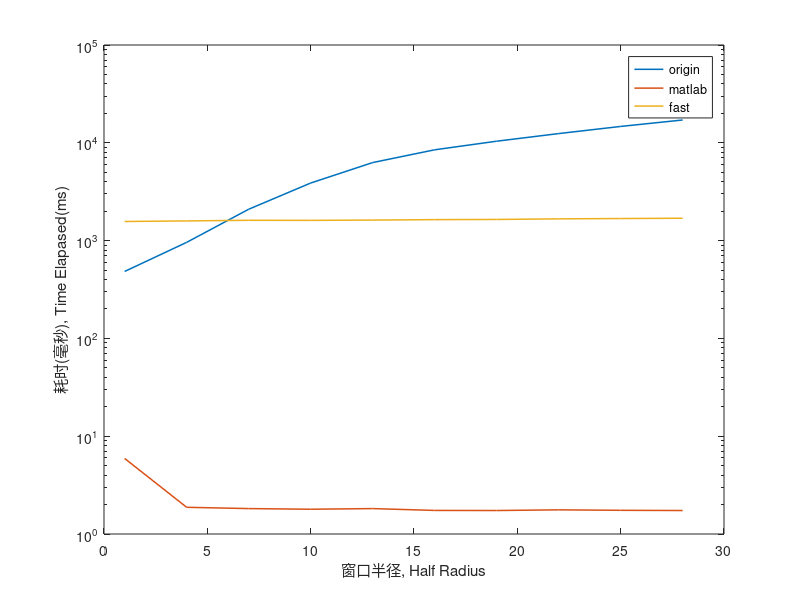

Write the MATLAB code that produced this figure. (Note: this script raises an error after producing the figure.)
close all; clear; clc;
addpath('../padding/');
addpath('../histogram/');

if ~exist('time_elapased.mat', 'file')
    im = imread('./src/lena.jpg');
    gray = rgb2gray(im);

    % time test
    num = 10;
    step = 3;
    radius = 1:step:30;
    run_times_origin = zeros(length(radius), 1);
    idx = 1;
    for r = radius
        time_start = tic;
        for i = 1:num
            filtered = medianFilter(gray, r);
        end
        time_elapased = toc(time_start);
        run_times_origin(idx) = time_elapased/num;
        idx = idx + 1;
    end
    run_times_matlab = zeros(length(radius), 1);
    idx = 1;
    for r = radius
        time_start = tic;
        for i = 1:num
            filtered = medfilt2(gray, [step*2+1, step*2+1], 'symmetric');
        end
        time_elapased = toc(time_start);
        run_times_matlab(idx) = time_elapased/num;
        idx = idx + 1;
    end
    run_times_fast = zeros(length(radius), 1);
    idx = 1;
    for r = radius
        time_start = tic;
        for i = 1:num
            filtered = medianFilterFast(gray, r);
        end
        time_elapased = toc(time_start);
        run_times_fast(idx) = time_elapased/num;
        idx = idx + 1;
    end
    save('time_elapased.mat', 'run_times_origin', 'run_times_matlab', 'run_times_fast', 'radius')
else
    load time_elapased.mat
end

% plot
semilogy(radius, run_times_origin*1000, 'LineWidth', 1.1)
hold on,
semilogy(radius, run_times_matlab*1000, 'LineWidth', 1.1)
semilogy(radius, run_times_fast*1000, 'LineWidth', 1.1)
legend('origin', 'matlab', 'fast')
xlabel('窗口半径, Half Radius')
ylabel('耗时(毫秒), Time Elapased(ms)')
ax = gca;
outerpos = ax.OuterPosition;
ti = ax.TightInset;
left = outerpos(1) + ti(1);
bottom = outerpos(2) + ti(2);
ax_width = outerpos(3) - ti(1) - ti(3);
ax_height = outerpos(4) - ti(2) - ti(4);
ax.Position = [left bottom ax_width ax_height];

set(gca, 'color', 'none');
fig_rgb = getframe(gcf);
fig_rgb = fig_rgb.cdata;
alpha = ones(size(fig_rgb, 1), size(fig_rgb, 2));
fig_gray = rgb2gray(fig_rgb);
alpha(fig_gray==240) = 0;
imwrite(fig_rgb, 'time_elapased_cmp.png', 'Alpha', alpha);
